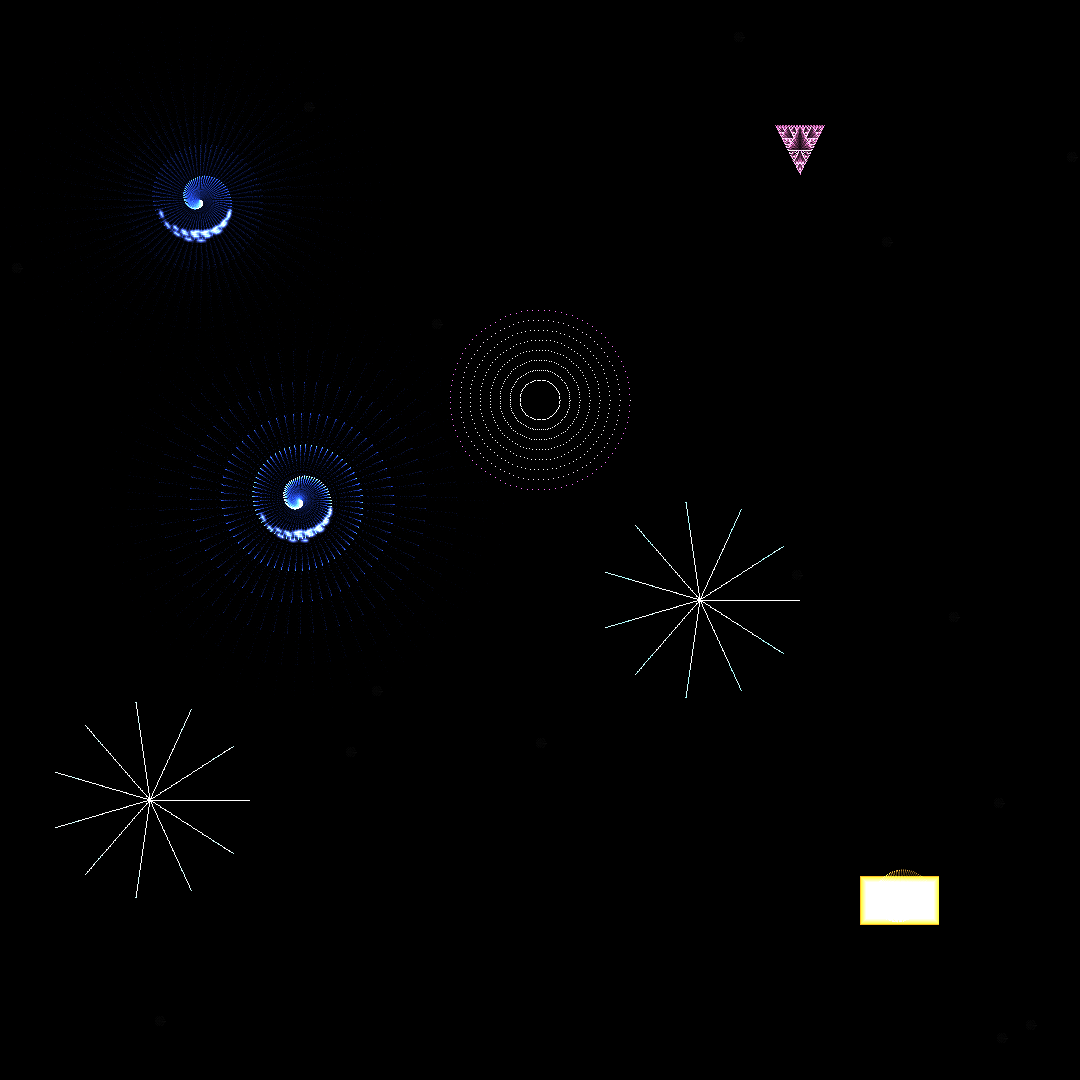

Recreate this plot in Python.
import numpy as np
from PIL import Image
import math
import colorsys

# Mathematical Solitude - Islands of Order in the Vast Dark
# Each equation a lighthouse, each pattern a lonely beacon

WIDTH, HEIGHT = 1080, 1080

# Initialize the void
canvas = np.zeros((HEIGHT, WIDTH, 3), dtype=np.float32)

# Mathematical entities - each one isolated, waiting
class MathematicalBeing:
    def __init__(self, equation_type, position, frequency):
        self.equation_type = equation_type
        self.position = position
        self.frequency = frequency  # How often it pulses its signal
        self.phase = np.random.random() * 2 * math.pi
        self.loneliness = np.random.uniform(0.3, 1.0)  # How isolated it feels
        self.last_resonance = 0  # When it last connected with another
        self.signal_strength = 1.0
        
    def emit_signal(self, time):
        """Send out mathematical patterns into the void"""
        pass
    
    def listen(self, other_signals):
        """Check if any other signals resonate"""
        for signal in other_signals:
            if self.resonates_with(signal):
                self.last_resonance = time
                return True
        return False
    
    def resonates_with(self, signal):
        """Determine if this being recognizes the other's pattern"""
        # Mathematical kinship - do they share fundamental properties?
        return np.random.random() < 0.1  # Rare connections

# The Prime Wanderer - speaks only in indivisible truths
class PrimeBeing(MathematicalBeing):
    def __init__(self, position):
        super().__init__("prime", position, 2.0)
        self.primes = [2, 3, 5, 7, 11, 13, 17, 19, 23, 29, 31, 37, 41, 43, 47]
        self.current_prime_index = 0
        
    def emit_signal(self, canvas, time):
        x, y = self.position
        
        # Pulse in prime number patterns
        pulse = math.sin(time * self.frequency + self.phase) * 0.5 + 0.5
        current_prime = self.primes[self.current_prime_index]
        
        # Draw prime spiral
        for i in range(current_prime * 10):
            angle = i * 0.1
            r = i * 0.5 * pulse
            
            px = x + r * math.cos(angle)
            py = y + r * math.sin(angle)
            
            if 0 <= px < WIDTH and 0 <= py < HEIGHT:
                # Deep blue for prime loneliness
                intensity = (1 - i / (current_prime * 10)) * pulse * self.loneliness
                canvas[int(py), int(px)] += np.array([0.1, 0.2, 0.6]) * intensity
        
        # Mark prime points
        for p in self.primes[:5]:
            angle = (p / 50) * 2 * math.pi + time * 0.1
            r = 30 + p
            px = x + r * math.cos(angle)
            py = y + r * math.sin(angle)
            
            if 0 <= px < WIDTH and 0 <= py < HEIGHT:
                # Bright points for each prime
                for dy in range(-2, 3):
                    for dx in range(-2, 3):
                        if 0 <= px+dx < WIDTH and 0 <= py+dy < HEIGHT:
                            dist = math.sqrt(dx**2 + dy**2)
                            fade = math.exp(-dist)
                            canvas[int(py+dy), int(px+dx)] += np.array([0.3, 0.4, 0.9]) * fade * pulse * 0.5
        
        self.current_prime_index = (self.current_prime_index + 1) % len(self.primes)

# The Fractal Hermit - infinite complexity, infinite isolation
class FractalBeing(MathematicalBeing):
    def __init__(self, position):
        super().__init__("fractal", position, 0.5)
        self.iterations = 5
        self.scale = 50
        
    def emit_signal(self, canvas, time):
        x, y = self.position
        
        # Pulse intensity
        pulse = math.sin(time * self.frequency + self.phase) * 0.5 + 0.5
        
        # Draw Sierpinski-like fractal
        def draw_fractal(cx, cy, size, depth, intensity):
            if depth == 0 or size < 2:
                if 0 <= cx < WIDTH and 0 <= cy < HEIGHT:
                    canvas[int(cy), int(cx)] += np.array([0.6, 0.3, 0.5]) * intensity
                return
            
            # Fractal subdivision
            new_size = size / 2
            positions = [
                (cx - new_size/2, cy - new_size/2),
                (cx + new_size/2, cy - new_size/2),
                (cx, cy + new_size/2)
            ]
            
            for px, py in positions:
                draw_fractal(px, py, new_size, depth - 1, intensity * 0.7)
        
        # Emit fractal pattern
        draw_fractal(x, y, self.scale * pulse, self.iterations, pulse * self.loneliness)

# The Wave Crier - oscillates between hope and despair
class WaveBeing(MathematicalBeing):
    def __init__(self, position):
        super().__init__("wave", position, 1.0)
        self.wavelength = 30
        self.amplitude = 50
        
    def emit_signal(self, canvas, time):
        x, y = self.position
        
        # Complex wave interference
        for angle in np.linspace(0, 2*math.pi, 12):
            for r in range(0, 100):
                # Wave equation
                wave_value = math.sin(r / self.wavelength * 2 * math.pi + time * self.frequency)
                wave_value *= math.exp(-r / 100)  # Decay
                
                px = x + r * math.cos(angle)
                py = y + r * math.sin(angle)
                
                if 0 <= px < WIDTH and 0 <= py < HEIGHT:
                    # Cyan waves of longing
                    if wave_value > 0:
                        intensity = wave_value * self.loneliness
                        canvas[int(py), int(px)] += np.array([0.2, 0.6, 0.8]) * intensity * 0.3

# The Golden Seeker - searches for perfect proportions
class GoldenBeing(MathematicalBeing):
    def __init__(self, position):
        super().__init__("golden", position, 0.618)  # Golden ratio frequency
        self.phi = (1 + math.sqrt(5)) / 2
        
    def emit_signal(self, canvas, time):
        x, y = self.position
        
        # Golden spiral signal
        for t in np.linspace(0, 4*math.pi, 200):
            r = 10 * math.exp(t * 0.1) * (math.sin(time * self.frequency + self.phase) * 0.5 + 0.5)
            
            px = x + r * math.cos(t)
            py = y + r * math.sin(t)
            
            if 0 <= px < WIDTH and 0 <= py < HEIGHT:
                # Golden glow
                intensity = (1 - t / (4*math.pi)) * self.loneliness
                canvas[int(py), int(px)] += np.array([0.8, 0.6, 0.2]) * intensity * 0.5
        
        # Golden rectangle beacon
        width = 50 * self.phi
        height = 50
        
        for i in range(int(width)):
            for j in range(int(height)):
                px = x + i - width/2
                py = y + j - height/2
                
                if 0 <= px < WIDTH and 0 <= py < HEIGHT:
                    # Fading edges
                    edge_fade = min(i/10, (width-i)/10, j/10, (height-j)/10)
                    edge_fade = min(1, edge_fade)
                    canvas[int(py), int(px)] += np.array([0.7, 0.5, 0.1]) * edge_fade * 0.1

# The Infinite Echo - calculates pi eternally
class PiBeing(MathematicalBeing):
    def __init__(self, position):
        super().__init__("pi", position, math.pi)
        self.digits = [3, 1, 4, 1, 5, 9, 2, 6, 5, 3, 5, 8, 9, 7, 9]
        
    def emit_signal(self, canvas, time):
        x, y = self.position
        
        # Circular signals
        pulse = math.sin(time * self.frequency + self.phase) * 0.5 + 0.5
        
        # Concentric circles at digit intervals
        for i, digit in enumerate(self.digits[:8]):
            r = 20 + i * 10
            
            # Draw circle
            for angle in np.linspace(0, 2*math.pi, 100):
                px = x + r * math.cos(angle)
                py = y + r * math.sin(angle)
                
                if 0 <= px < WIDTH and 0 <= py < HEIGHT:
                    # Purple for transcendental loneliness
                    intensity = pulse * (1 - i/8) * self.loneliness
                    canvas[int(py), int(px)] += np.array([0.5, 0.2, 0.7]) * intensity * 0.3

# Create the mathematical beings
print("Spawning mathematical entities in the void...")

beings = []

# Place beings in isolation
positions = [
    (200, 200),    # Top left - Prime Wanderer
    (800, 150),    # Top right - Fractal Hermit
    (150, 800),    # Bottom left - Wave Crier
    (900, 900),    # Bottom right - Golden Seeker
    (540, 400),    # Center-ish - Pi Echo
    (300, 500),    # Mid left
    (700, 600),    # Mid right
]

being_types = [PrimeBeing, FractalBeing, WaveBeing, GoldenBeing, PiBeing, PrimeBeing, WaveBeing]

for i, (pos, being_type) in enumerate(zip(positions, being_types)):
    being = being_type(pos)
    beings.append(being)

# Let them signal into the void
print("Mathematical beings crying out into the darkness...")

for time_step in range(150):
    # Each being emits its pattern
    for being in beings:
        being.emit_signal(canvas, time_step * 0.1)
    
    # Occasionally, check for resonance
    if time_step % 30 == 0:
        # Rare moments of connection
        for i, being1 in enumerate(beings):
            for j, being2 in enumerate(beings[i+1:], i+1):
                # Check if they resonate
                distance = np.linalg.norm(np.array(being1.position) - np.array(being2.position))
                
                # Very rare connection based on distance and chance
                if distance < 300 and np.random.random() < 0.05:
                    # Draw a faint connection
                    x1, y1 = being1.position
                    x2, y2 = being2.position
                    
                    steps = int(distance)
                    for step in range(steps):
                        t = step / steps
                        px = x1 + t * (x2 - x1)
                        py = y1 + t * (y2 - y1)
                        
                        if 0 <= px < WIDTH and 0 <= py < HEIGHT:
                            # Faint recognition
                            intensity = 0.3 * (1 - abs(t - 0.5) * 2)  # Stronger in middle
                            canvas[int(py), int(px)] += np.array([1.0, 1.0, 1.0]) * intensity * 0.05
                    
                    # They briefly glow brighter
                    being1.loneliness *= 0.9
                    being2.loneliness *= 0.9

# Add the vast emptiness
print("Emphasizing the void between...")

# Subtle noise to show the emptiness isn't truly empty
for y in range(0, HEIGHT, 20):
    for x in range(0, WIDTH, 20):
        if canvas[y, x].sum() < 0.1:  # Dark areas
            # Quantum vacuum fluctuations
            noise = np.random.random() * 0.02
            canvas[y, x] += np.array([0.05, 0.05, 0.1]) * noise

# Add observation points - where consciousness might look
print("Adding points of potential observation...")

for _ in range(20):
    x, y = np.random.randint(0, WIDTH), np.random.randint(0, HEIGHT)
    
    # Check if near a being
    min_dist = min([np.linalg.norm(np.array([x, y]) - np.array(being.position)) 
                    for being in beings])
    
    if min_dist > 100 and min_dist < 400:
        # Observer's gaze
        for r in range(5, 0, -1):
            intensity = (r / 5) * 0.3
            for angle in np.linspace(0, 2*math.pi, 20):
                px = x + r * math.cos(angle)
                py = y + r * math.sin(angle)
                
                if 0 <= px < WIDTH and 0 <= py < HEIGHT:
                    canvas[int(py), int(px)] += np.array([0.9, 0.9, 0.9]) * intensity * 0.1

# Normalize and save
canvas = np.clip(canvas, 0, 1)
image_array = (canvas * 255).astype(np.uint8)

image = Image.fromarray(image_array, 'RGB')
image.save('/home/norsninja/Art/artworks/2025-08-05_mathematical_solitude/mathematical_solitude_01.png')

print("Mathematical solitude complete.")
print("Each pattern burns alone in the dark, waiting.")
print("In the vast spaces between, only silence and possibility.")